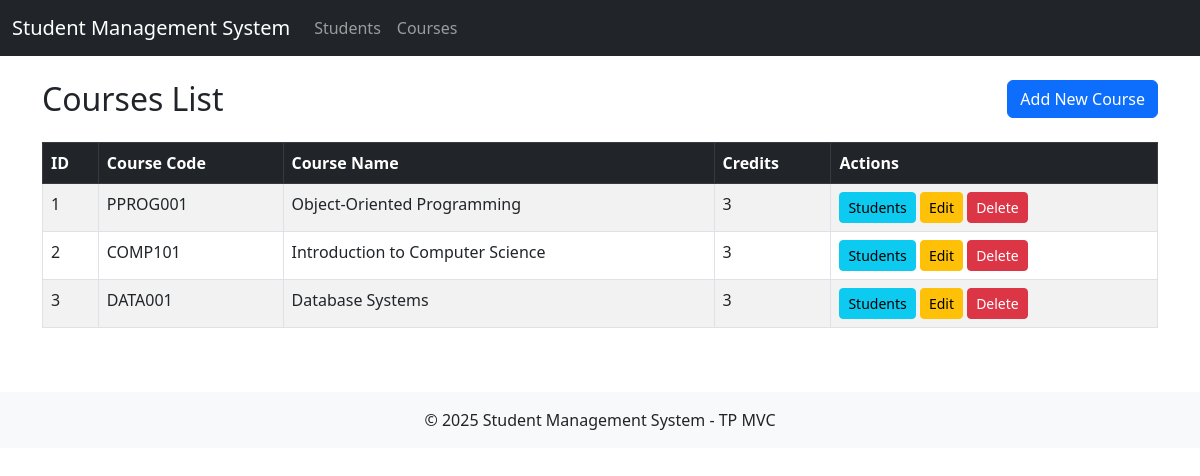
The app's page /index.php?controller=course&action=index with its own data.
### tables this page shows
CREATE TABLE IF NOT EXISTS `courses` (
  `id` int(11) NOT NULL AUTO_INCREMENT,
  `course_code` varchar(10) NOT NULL,
  `course_name` varchar(100) NOT NULL,
  `credits` int(1) NOT NULL,
  PRIMARY KEY (`id`)
);

### controllers/CourseController.php (called while the page is built, shortened)
<?php
include_once 'models/Course.class.php';
class CourseController {
    public function index() {
        $courses = Course::getAll();
        require_once 'views/course/index.php';
    }
}

### models/DB.class.php (called while the page is built, shortened)
<?php
class DB {
    private static $instance = NULL;
    private $mysqli;
    private function __construct() {
        $this->mysqli = new mysqli('localhost', 'root', '', 'db_mvc');
    }
    public static function getInstance() {
        if (!isset(self::$instance)) {
            self::$instance = new DB();
        }
        return self::$instance;
    }
    public function query($sql) {
        return $this->mysqli->query($sql);
    }
}

### models/Course.class.php (called while the page is built, shortened)
<?php
class Course {
    private $id;
    private $course_code;
    private $course_name;
    private $credits;
    public function __construct($id = '', $course_code = '', $course_name = '', $credits = '') {
        $this->id = $id;
        $this->course_code = $course_code;
        $this->course_name = $course_name;
        $this->credits = $credits;
    }
    public function getId() {
        return $this->id;
    }
    public function getCourseCode() {
        return $this->course_code;
    }
    public function getCourseName() {
        return $this->course_name;
    }
    public function getCredits() {
        return $this->credits;
    }
    public static function getAll() {
        $db = DB::getInstance();
        $sql = "SELECT * FROM courses";
        $result = $db->query($sql);
        $courses = array();
        while ($row = $result->fetch_assoc()) {
            $courses[] = new Course(
                $row['id'],
                $row['course_code'],
                $row['course_name'],
                $row['credits']
            );
        }
        return $courses;
    }
}

### models/Template.class.php (called while the page is built)
<?php
class Template {
    private $template_file;
    private $template_vars = array();
    public function __construct($template_file) {
        $this->template_file = $template_file;
    }
    public function set($var_name, $var_value) {
        $this->template_vars[$var_name] = $var_value;
    }
    public function render() {
        if (file_exists($this->template_file)) {
            $template = file_get_contents($this->template_file);
            foreach ($this->template_vars as $key => $value) {
                $template = str_replace("{{" . $key . "}}", $value, $template);
            }
            return $template;
        } else {
            return "Error: Template file not found!";
        }
    }
}

### views/course/index.php (the view, shortened to what this page needs)
<?php
$content = '
<div class="row mb-3">
    <div class="col">
        <h2>Courses List</h2>
    </div>
    <div class="col-auto">
        <a href="index.php?controller=course&action=create" class="btn btn-primary">Add New Course</a>
    </div>
</div>
<div class="table-responsive">
    <table class="table table-bordered table-striped">
        <thead class="table-dark">
            <tr>
                <th>ID</th>
                <th>Course Code</th>
                <th>Course Name</th>
                <th>Credits</th>
                <th>Actions</th>
            </tr>
        </thead>
        <tbody>';
foreach ($courses as $course) {
    $content .= '
            <tr>
                <td>' . $course->getId() . '</td>
                <td>' . $course->getCourseCode() . '</td>
                <td>' . $course->getCourseName() . '</td>
                <td>' . $course->getCredits() . '</td>
                <td>
                    <a href="index.php?controller=course&action=students&id=' . $course->getId() . '" class="btn btn-info btn-sm">Students</a>
                    <a href="index.php?controller=course&action=edit&id=' . $course->getId() . '" class="btn btn-warning btn-sm">Edit</a>
                    <a href="index.php?controller=course&action=delete&id=' . $course->getId() . '" class="btn btn-danger btn-sm" onclick="return confirm(\'Are you sure you want to delete this course?\')">Delete</a>
                </td>
            </tr>';
}
$content .= '
        </tbody>
    </table>
</div>';
$template = new Template('templates/index.html');
$template->set('page_title', 'Courses List');
$template->set('content', $content);
echo $template->render();

### records on screen
courses: id "1", course_code "PPROG001", course_name "Object-Oriented Programming", credits "3"
courses: id "2", course_code "COMP101", course_name "Introduction to Computer Science", credits "3"
courses: id "3", course_code "DATA001", course_name "Database Systems", credits "3"

### other values on screen
$template->render() "Student Management System Students Courses © 2025 Student Management System - TP MVC"
